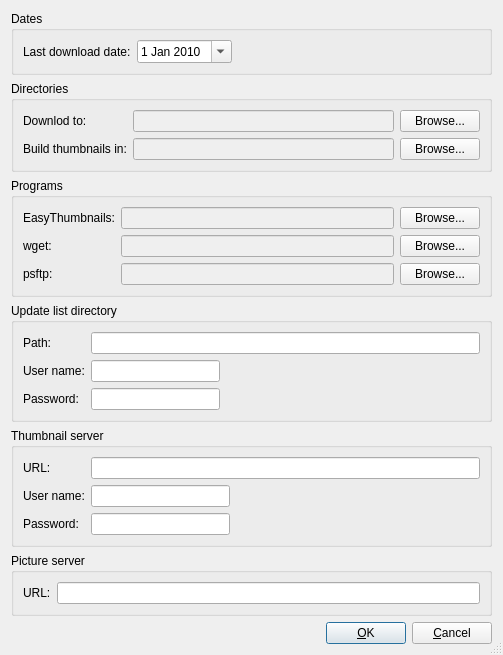
<?xml version="1.0" encoding="UTF-8"?>
<ui version="4.0">
 <class>SetGlobalOptionsDialog</class>
 <widget class="QDialog" name="SetGlobalOptionsDialog">
  <property name="geometry">
   <rect>
    <x>0</x>
    <y>0</y>
    <width>503</width>
    <height>609</height>
   </rect>
  </property>
  <property name="minimumSize">
   <size>
    <width>500</width>
    <height>0</height>
   </size>
  </property>
  <property name="windowTitle">
   <string>Settings</string>
  </property>
  <property name="sizeGripEnabled">
   <bool>true</bool>
  </property>
  <layout class="QGridLayout" name="gridLayout_7">
   <item row="0" column="0">
    <widget class="QGroupBox" name="groupBox_5">
     <property name="title">
      <string>Dates</string>
     </property>
     <layout class="QGridLayout" name="gridLayout_5">
      <item row="0" column="0">
       <widget class="QLabel" name="label_12">
        <property name="text">
         <string>Last download date:</string>
        </property>
       </widget>
      </item>
      <item row="0" column="1">
       <widget class="QDateEdit" name="LastDownloadDate_dateEdit">
        <property name="dateTime">
         <datetime>
          <hour>0</hour>
          <minute>0</minute>
          <second>0</second>
          <year>2010</year>
          <month>1</month>
          <day>1</day>
         </datetime>
        </property>
        <property name="calendarPopup">
         <bool>true</bool>
        </property>
       </widget>
      </item>
      <item row="0" column="2">
       <spacer name="horizontalSpacer">
        <property name="orientation">
         <enum>Qt::Horizontal</enum>
        </property>
        <property name="sizeHint" stdset="0">
         <size>
          <width>266</width>
          <height>20</height>
         </size>
        </property>
       </spacer>
      </item>
     </layout>
    </widget>
   </item>
   <item row="1" column="0">
    <widget class="QGroupBox" name="groupBox">
     <property name="title">
      <string>Directories</string>
     </property>
     <layout class="QGridLayout" name="gridLayout">
      <item row="0" column="0">
       <widget class="QLabel" name="label">
        <property name="text">
         <string>Downlod to:</string>
        </property>
        <property name="buddy">
         <cstring>DownloadDirectory_lineEdit</cstring>
        </property>
       </widget>
      </item>
      <item row="0" column="1">
       <widget class="QLineEdit" name="DownloadDirectory_lineEdit">
        <property name="enabled">
         <bool>false</bool>
        </property>
        <property name="dragEnabled">
         <bool>false</bool>
        </property>
        <property name="readOnly">
         <bool>false</bool>
        </property>
       </widget>
      </item>
      <item row="0" column="2">
       <widget class="QPushButton" name="browseDownloadDirectory_pushButton">
        <property name="text">
         <string>Browse...</string>
        </property>
        <property name="autoDefault">
         <bool>false</bool>
        </property>
       </widget>
      </item>
      <item row="1" column="0">
       <widget class="QLabel" name="label_5">
        <property name="text">
         <string>Build thumbnails in:</string>
        </property>
        <property name="buddy">
         <cstring>ThumbnailDirectory_lineEdit</cstring>
        </property>
       </widget>
      </item>
      <item row="1" column="1">
       <widget class="QLineEdit" name="ThumbnailDirectory_lineEdit">
        <property name="enabled">
         <bool>false</bool>
        </property>
        <property name="text">
         <string/>
        </property>
        <property name="dragEnabled">
         <bool>false</bool>
        </property>
        <property name="readOnly">
         <bool>false</bool>
        </property>
       </widget>
      </item>
      <item row="1" column="2">
       <widget class="QPushButton" name="browseThumbnailDirectory_pushButton">
        <property name="text">
         <string>Browse...</string>
        </property>
        <property name="autoDefault">
         <bool>false</bool>
        </property>
       </widget>
      </item>
     </layout>
    </widget>
   </item>
   <item row="2" column="0">
    <widget class="QGroupBox" name="groupBox_3">
     <property name="title">
      <string>Programs</string>
     </property>
     <layout class="QGridLayout" name="gridLayout_3">
      <item row="0" column="0">
       <widget class="QLabel" name="label_6">
        <property name="text">
         <string>EasyThumbnails:</string>
        </property>
        <property name="buddy">
         <cstring>EasyThumbnailsProgram_lineEdit</cstring>
        </property>
       </widget>
      </item>
      <item row="0" column="1">
       <widget class="QLineEdit" name="EasyThumbnailsProgram_lineEdit">
        <property name="enabled">
         <bool>false</bool>
        </property>
        <property name="dragEnabled">
         <bool>false</bool>
        </property>
        <property name="readOnly">
         <bool>false</bool>
        </property>
       </widget>
      </item>
      <item row="0" column="2">
       <widget class="QPushButton" name="browseEasyThumbnailsProgram_pushButton">
        <property name="text">
         <string>Browse...</string>
        </property>
        <property name="autoDefault">
         <bool>false</bool>
        </property>
       </widget>
      </item>
      <item row="1" column="0">
       <widget class="QLabel" name="label_7">
        <property name="text">
         <string>wget:</string>
        </property>
        <property name="buddy">
         <cstring>wgetProgram_lineEdit</cstring>
        </property>
       </widget>
      </item>
      <item row="1" column="1">
       <widget class="QLineEdit" name="wgetProgram_lineEdit">
        <property name="enabled">
         <bool>false</bool>
        </property>
        <property name="text">
         <string/>
        </property>
        <property name="dragEnabled">
         <bool>false</bool>
        </property>
        <property name="readOnly">
         <bool>false</bool>
        </property>
       </widget>
      </item>
      <item row="1" column="2">
       <widget class="QPushButton" name="browseWgetProgram_pushButton">
        <property name="text">
         <string>Browse...</string>
        </property>
        <property name="autoDefault">
         <bool>false</bool>
        </property>
       </widget>
      </item>
      <item row="2" column="0">
       <widget class="QLabel" name="label_8">
        <property name="text">
         <string>psftp:</string>
        </property>
        <property name="buddy">
         <cstring>psftpProgram_lineEdit</cstring>
        </property>
       </widget>
      </item>
      <item row="2" column="1">
       <widget class="QLineEdit" name="psftpProgram_lineEdit">
        <property name="enabled">
         <bool>false</bool>
        </property>
        <property name="text">
         <string/>
        </property>
        <property name="dragEnabled">
         <bool>false</bool>
        </property>
        <property name="readOnly">
         <bool>false</bool>
        </property>
       </widget>
      </item>
      <item row="2" column="2">
       <widget class="QPushButton" name="browsePSftpProgram_pushButton">
        <property name="text">
         <string>Browse...</string>
        </property>
        <property name="autoDefault">
         <bool>false</bool>
        </property>
       </widget>
      </item>
     </layout>
    </widget>
   </item>
   <item row="3" column="0">
    <widget class="QGroupBox" name="groupBox_6">
     <property name="title">
      <string>Update list directory</string>
     </property>
     <layout class="QGridLayout" name="gridLayout_4">
      <item row="0" column="0">
       <widget class="QLabel" name="label_13">
        <property name="text">
         <string>Path:</string>
        </property>
       </widget>
      </item>
      <item row="0" column="1" colspan="2">
       <widget class="QLineEdit" name="PathUpdateList_lineEdit"/>
      </item>
      <item row="1" column="0">
       <widget class="QLabel" name="label_10">
        <property name="text">
         <string>User name:</string>
        </property>
        <property name="buddy">
         <cstring>UserUpload_lineEdit</cstring>
        </property>
       </widget>
      </item>
      <item row="1" column="1">
       <widget class="QLineEdit" name="UserUpdateList_lineEdit"/>
      </item>
      <item row="1" column="2">
       <spacer name="horizontalSpacer_5">
        <property name="orientation">
         <enum>Qt::Horizontal</enum>
        </property>
        <property name="sizeHint" stdset="0">
         <size>
          <width>254</width>
          <height>18</height>
         </size>
        </property>
       </spacer>
      </item>
      <item row="2" column="0">
       <widget class="QLabel" name="label_11">
        <property name="text">
         <string>Password:</string>
        </property>
        <property name="buddy">
         <cstring>PasswordUpload_lineEdit</cstring>
        </property>
       </widget>
      </item>
      <item row="2" column="1">
       <widget class="QLineEdit" name="PasswordUpdateList_lineEdit">
        <property name="echoMode">
         <enum>QLineEdit::PasswordEchoOnEdit</enum>
        </property>
       </widget>
      </item>
      <item row="2" column="2">
       <spacer name="horizontalSpacer_6">
        <property name="orientation">
         <enum>Qt::Horizontal</enum>
        </property>
        <property name="sizeHint" stdset="0">
         <size>
          <width>254</width>
          <height>17</height>
         </size>
        </property>
       </spacer>
      </item>
     </layout>
    </widget>
   </item>
   <item row="4" column="0">
    <widget class="QGroupBox" name="groupBox_2">
     <property name="title">
      <string>Thumbnail server</string>
     </property>
     <layout class="QGridLayout" name="gridLayout_2">
      <item row="0" column="0">
       <widget class="QLabel" name="label_2">
        <property name="text">
         <string>URL:</string>
        </property>
        <property name="buddy">
         <cstring>UrlUpload_lineEdit</cstring>
        </property>
       </widget>
      </item>
      <item row="0" column="1" colspan="2">
       <widget class="QLineEdit" name="UrlUpload_lineEdit"/>
      </item>
      <item row="1" column="0">
       <widget class="QLabel" name="label_3">
        <property name="text">
         <string>User name:</string>
        </property>
        <property name="buddy">
         <cstring>UserUpload_lineEdit</cstring>
        </property>
       </widget>
      </item>
      <item row="1" column="1">
       <widget class="QLineEdit" name="UserUpload_lineEdit"/>
      </item>
      <item row="1" column="2">
       <spacer name="horizontalSpacer_2">
        <property name="orientation">
         <enum>Qt::Horizontal</enum>
        </property>
        <property name="sizeHint" stdset="0">
         <size>
          <width>244</width>
          <height>18</height>
         </size>
        </property>
       </spacer>
      </item>
      <item row="2" column="0">
       <widget class="QLabel" name="label_4">
        <property name="text">
         <string>Password:</string>
        </property>
        <property name="buddy">
         <cstring>PasswordUpload_lineEdit</cstring>
        </property>
       </widget>
      </item>
      <item row="2" column="1">
       <widget class="QLineEdit" name="PasswordUpload_lineEdit">
        <property name="echoMode">
         <enum>QLineEdit::PasswordEchoOnEdit</enum>
        </property>
       </widget>
      </item>
      <item row="2" column="2">
       <spacer name="horizontalSpacer_3">
        <property name="orientation">
         <enum>Qt::Horizontal</enum>
        </property>
        <property name="sizeHint" stdset="0">
         <size>
          <width>244</width>
          <height>17</height>
         </size>
        </property>
       </spacer>
      </item>
     </layout>
    </widget>
   </item>
   <item row="5" column="0">
    <widget class="QGroupBox" name="groupBox_4">
     <property name="title">
      <string>Picture server</string>
     </property>
     <layout class="QGridLayout" name="gridLayout_6">
      <item row="0" column="0">
       <widget class="QLabel" name="label_9">
        <property name="text">
         <string>URL:</string>
        </property>
        <property name="buddy">
         <cstring>UrlUpload_lineEdit</cstring>
        </property>
       </widget>
      </item>
      <item row="0" column="1">
       <widget class="QLineEdit" name="UrlDownload_lineEdit"/>
      </item>
     </layout>
    </widget>
   </item>
   <item row="6" column="0">
    <layout class="QHBoxLayout">
     <item>
      <spacer>
       <property name="orientation">
        <enum>Qt::Horizontal</enum>
       </property>
       <property name="sizeHint" stdset="0">
        <size>
         <width>40</width>
         <height>20</height>
        </size>
       </property>
      </spacer>
     </item>
     <item>
      <widget class="QPushButton" name="OKPushButton">
       <property name="minimumSize">
        <size>
         <width>0</width>
         <height>0</height>
        </size>
       </property>
       <property name="text">
        <string>&amp;OK</string>
       </property>
       <property name="default">
        <bool>true</bool>
       </property>
      </widget>
     </item>
     <item>
      <widget class="QPushButton" name="CancelPushButton">
       <property name="text">
        <string>&amp;Cancel</string>
       </property>
      </widget>
     </item>
    </layout>
   </item>
  </layout>
 </widget>
 <tabstops>
  <tabstop>LastDownloadDate_dateEdit</tabstop>
  <tabstop>DownloadDirectory_lineEdit</tabstop>
  <tabstop>browseDownloadDirectory_pushButton</tabstop>
  <tabstop>ThumbnailDirectory_lineEdit</tabstop>
  <tabstop>browseThumbnailDirectory_pushButton</tabstop>
  <tabstop>EasyThumbnailsProgram_lineEdit</tabstop>
  <tabstop>browseEasyThumbnailsProgram_pushButton</tabstop>
  <tabstop>wgetProgram_lineEdit</tabstop>
  <tabstop>browseWgetProgram_pushButton</tabstop>
  <tabstop>psftpProgram_lineEdit</tabstop>
  <tabstop>browsePSftpProgram_pushButton</tabstop>
  <tabstop>UrlDownload_lineEdit</tabstop>
  <tabstop>UserUpdateList_lineEdit</tabstop>
  <tabstop>PasswordUpdateList_lineEdit</tabstop>
  <tabstop>UrlUpload_lineEdit</tabstop>
  <tabstop>UserUpload_lineEdit</tabstop>
  <tabstop>PasswordUpload_lineEdit</tabstop>
  <tabstop>OKPushButton</tabstop>
  <tabstop>CancelPushButton</tabstop>
 </tabstops>
 <resources/>
 <connections/>
</ui>
